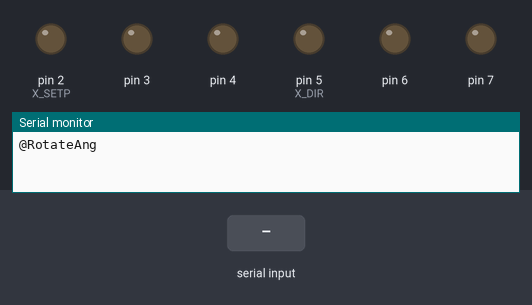
The sketch below on a simulated Arduino Nano, built with avr-gcc and run on an emulated ATmega328P. Parts: output pins drawn as LEDs (lit = HIGH), the last lines printed to the serial monitor. The inputs (shaded band) are chosen by the test bench.

Above: at 1.2 s.
1.3 s: "CW\n" received over Serial
At 1.7 s:
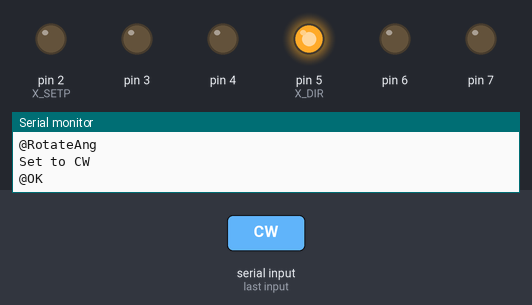
2.8 s: "ZERO\n" received over Serial
4.3 s: "ROTATETO\n" received over Serial
Timing chart, 0 to 7.3 s (numbered marks = the images above; inputs shaded):
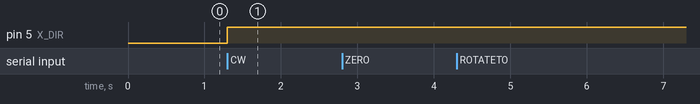

The sketch:

AngleRotation.ino
```cpp
/*
 Name:		AngleRotation.ino
 Created:	2019/5/12/周日 15:00:42
 Author:	HP
*/
#include "Stepper.h"
#include "Message.h"


// the setup function runs once when you press reset or power the board
void setup()
{
	Serial.begin(57600);
	Stepper.init();
	Message.init();
	Stepper.enable(false);
	Serial.println("@RotateAng");
}

// the loop function runs over and over again until power down or reset
void loop()
{
	while (Serial.available() > 0)
	{
		Message.handle(Serial.read());
	}
}
```

Message.cpp
```cpp
//
//
//

#include "Message.h"
#include "Stepper.h"

void MessageClass::init()
{
	sCmd = "";
	sData1 = "";
	sData2 = "";
	inInt = true;
	cn = 1;
}

void MessageClass::handle(int ch)
{
	float p;
	int inChar = ch;
	if (isDigit(inChar))
	{
		if (inInt)
		{
			sData1 += (char)inChar;
		}
		else
		{
			sData2 += (char)inChar;
			cn *= 10;
		}
	}
	if (inChar == '.')
	{
		inInt = false;
	}
	if (isAlpha(inChar))
	{
		sCmd += (char)inChar;
	}
	if (inChar == '\n')
	{
		if (inInt) p = sData1.toInt();
		else p = sData1.toInt() + (float)sData2.toInt() / cn;

		//处理命令
		if (sCmd.equalsIgnoreCase("ZERO"))
		{
			//回零
			Serial.println("#ZeroPos");
			Stepper.rotateToAngle(0);
			Serial.println("@OK");
		}

		if (sCmd.equalsIgnoreCase("ROTATETO"))
		{
			Serial.print("#R2:");
			Serial.println((int)p);
			Stepper.rotateToAngle((int)p);
			Serial.println("@OK");
		}
		if (sCmd.equalsIgnoreCase("CW"))
		{
			Serial.println("Set to CW");
			Stepper.setDir(true);
			Serial.println("@OK");
		}
		if (sCmd.equalsIgnoreCase("CCW"))
		{
			Serial.println("Set to CCW");
			Stepper.setDir(false);
			Serial.println("@OK");
		}
		if (sCmd.equalsIgnoreCase("ROTATE"))
		{
			Serial.print("#R:");
			Serial.println((int)p);
			Serial.print("#Current:");
			Serial.println(Stepper.currentAngle);
			Stepper.rotate((int)p);
			Serial.println("@OK");
		}
		if (sCmd.equalsIgnoreCase("ENA"))
		{
			Serial.println("#Enabled");
			Stepper.enable(true);
			Serial.println("@OK");
		}
		if (sCmd.equalsIgnoreCase("DIS"))
		{
			Serial.println("#Disabled");
			Stepper.enable(false);
			Serial.println("@OK");
		}


		this->init();
	}
}


MessageClass Message;
```

Message.h
```cpp
// Message.h

#ifndef _MESSAGE_h
#define _MESSAGE_h

#if defined(ARDUINO) && ARDUINO >= 100
#include "arduino.h"
#else
#include "WProgram.h"
#endif

class MessageClass
{
public:
	String sCmd;
	String sData1;//ÕûÊý²¿·Ö
	String sData2;//Ð¡Êý²¿·Ö

	bool inInt;  //×´Ì¬±ê¼Ç ±íÊ¾Ð¡ÊýµãÇ°»òºó
	long cn;     //Ð¡ÊýÎ»Êý10µÄÃÝ

	void init();
	void handle(int ch);
};

extern MessageClass Message;
#endif
```

Stepper.cpp
```cpp
//
//
//

#include "Stepper.h"

void StepperClass::init()
{
	for (int i = 2; i < 8; i++)
	{
		pinMode(i, OUTPUT);
		digitalWrite(i, LOW);
	}
	currentStep = 0;
	currentAngle = 0;
	isCW = 0;
	enable(false);
}

void StepperClass::setDir(bool isCW)
{
	digitalWrite(X_DIR, isCW);
	this->isCW = isCW;
}

void StepperClass::enable(bool en)
{
	digitalWrite(EN, !en);
}

void StepperClass::oneStep()
{
	digitalWrite(X_SETP, HIGH);
	delayMicroseconds(200);
	digitalWrite(X_SETP, LOW);
	delay(4);
}

void StepperClass::rotateToAngle(int ang)
{
	if (ang < 0 || ang>359)
	{
		return;
	}
	int t = ang*3200.0 / 360;
	if (isCW)
	{
		//顺时针
		while (currentStep != t)
		{
			oneStep();
			currentStep--;
			if (currentStep<0)
			{
				currentStep = 3199;
			}
		}

	}
	else
	{
		//逆时针
		while (currentStep != t)
		{
			oneStep();
			currentStep++;
			if (currentStep>3199)
			{
				currentStep = 0;
			}
		}
	}
	currentAngle = ang;
}

void StepperClass::rotate(int a)
{
	for (int i= 0; i < a; i++)
	{
		rotate1();
	}
}

void StepperClass::rotate1()
{
	if (isCW)
	{
		if (currentAngle==0)
		{
			rotateToAngle(359);
		}
		else
		{
			rotateToAngle(currentAngle - 1);
		}
	}
	else
	{
		if (currentAngle==359)
		{
			rotateToAngle(0);
		}
		else
		{
			rotateToAngle(currentAngle + 1);
		}

	}
}


StepperClass Stepper;
```

Stepper.h
```cpp
// Stepper.h

#ifndef _STEPPER_h
#define _STEPPER_h

#if defined(ARDUINO) && ARDUINO >= 100
#include "arduino.h"
#else
#include "WProgram.h"
#endif

#define CW 1
#define CCW 0

#define EN 8
#define X_SETP 2
#define Y_SETP 3
#define Z_SETP 4
#define X_DIR 5
#define Y_DIR 6
#define Z_DIR 7

class StepperClass
{

public:
	int currentStep;
	bool isCW;
	int currentAngle;


	void init();
	void setDir(bool isCW);
	void enable(bool en);
	void oneStep();
	void rotateToAngle(int ang);
	void rotate1();
	void rotate(int a);
};

extern StepperClass Stepper;

#endif
```

Measured:
- after the input at 1.3 s, pin 5 (X_DIR): LOW → HIGH at once
